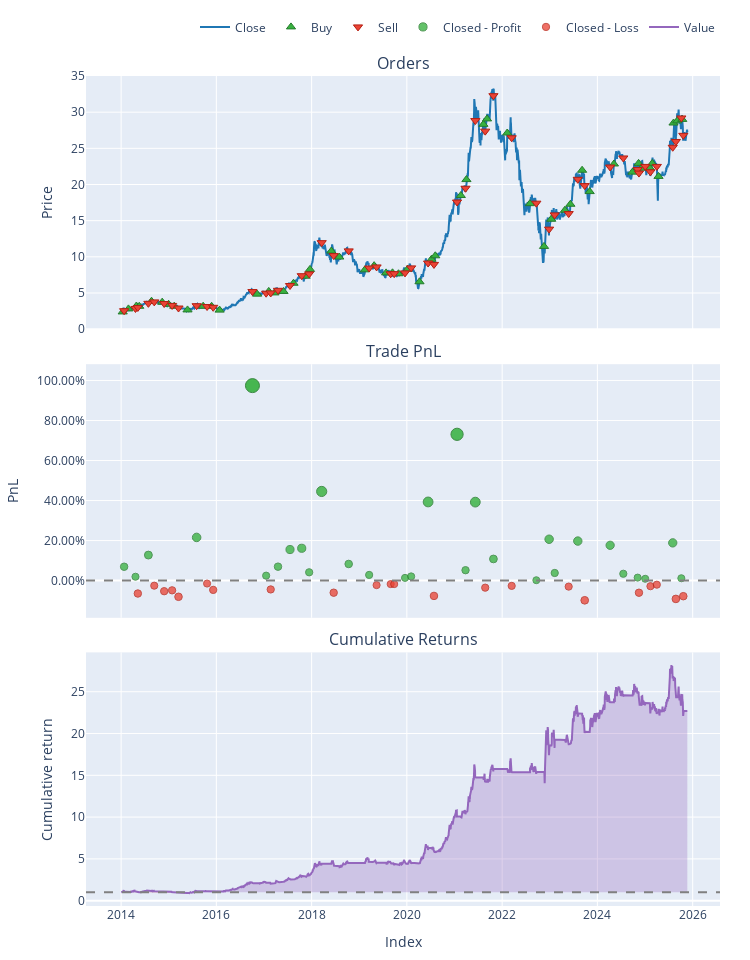

Write notebook code for a chart like this one.
### Code cell
pf[(6, 2.3, 'HPG')].plot(settings=dict(bm_returns=False)).show()

### Figure 1 — Plotly figure (JSON) as saved in the notebook; plotly's stock layout.template omitted (floating-point values rounded to 4 significant figures; data arrays with more than 128 entries replaced by an {"elided": "..."} marker saying what was removed)
{"data": [{"legendgroup": "0", "line": {"color": "#1f77b4"}, "mode": "lines", "name": "Close", "showlegend": true, "type": "scatter", "x": {"elided": "2965 str values"}, "xaxis": "x", "y": {"elided": "2965 float values"}, "yaxis": "y"}, {"customdata": {"elided": "52x9 mixed values"}, "hovertemplate": "<br>Order Id: %{customdata[0]}\n<br>Signal Index: %{customdata[1]}\n<br>Creation Index: %{customdata[2]}\n<br>Fill Index: %{customdata[3]}\n<br>Size: %{customdata[4]:,}\n<br>Price: %{customdata[5]:,}\n<br>Fees: %{customdata[6]:,}\n<br>Type: %{customdata[7]}\n<br>Stop Type: %{customdata[8]}", "legendgroup": "1", "marker": {"color": "#37B13F", "line": {"color": "rgb(38,123,44)", "width": 1}, "size": 8, "symbol": "triangle-up"}, "mode": "markers", "name": "Buy", "type": "scatter", "x": ["2014-01-13T00:00:00+00:00", "2014-02-26T00:00:00+00:00", "2014-04-28T00:00:00+00:00", "2014-05-20T00:00:00+00:00", "2014-08-22T00:00:00+00:00", "2014-11-12T00:00:00+00:00", "2014-12-31T00:00:00+00:00", "2015-02-12T00:00:00+00:00", "2015-05-25T00:00:00+00:00", "2015-09-22T00:00:00+00:00", "2015-11-26T00:00:00+00:00", "2016-01-26T00:00:00+00:00", "2016-11-09T00:00:00+00:00", "2017-02-06T00:00:00+00:00", "2017-03-22T00:00:00+00:00", "2017-05-30T00:00:00+00:00", "2017-08-15T00:00:00+00:00", "2017-11-16T00:00:00+00:00", "2017-12-19T00:00:00+00:00", "2018-06-01T00:00:00+00:00", "2018-08-01T00:00:00+00:00", "2019-02-13T00:00:00+00:00", "2019-04-25T00:00:00+00:00", "2019-07-26T00:00:00+00:00", "2019-09-13T00:00:00+00:00", "2019-10-29T00:00:00+00:00", "2020-01-06T00:00:00+00:00", "2020-04-07T00:00:00+00:00", "2020-07-08T00:00:00+00:00", "2020-08-06T00:00:00+00:00", "2021-02-18T00:00:00+00:00", "2021-04-02T00:00:00+00:00", "2021-08-10T00:00:00+00:00", "2021-09-07T00:00:00+00:00", "2022-02-09T00:00:00+00:00", "2022-08-02T00:00:00+00:00", "2022-11-18T00:00:00+00:00", "2023-01-12T00:00:00+00:00", "2023-04-27T00:00:00+00:00", "2023-06-08T00:00:00+00:00", "2023-09-06T00:00:00+00:00", "2023-11-03T00:00:00+00:00", "2024-05-07T00:00:00+00:00", "2024-09-26T00:00:00+00:00", "2024-11-12T00:00:00+00:00", "2024-12-04T00:00:00+00:00", "2025-02-05T00:00:00+00:00", "2025-02-25T00:00:00+00:00", "2025-04-14T00:00:00+00:00", "2025-08-07T00:00:00+00:00", "2025-09-05T00:00:00+00:00", "2025-10-13T00:00:00+00:00"], "xaxis": "x", "y": [2.38, 2.8, 3.2, 3.16, 3.86, 3.73, 3.44, 3.17, 2.66, 3.17, 3.16, 2.63, 4.84, 5.22, 5.01, 5.21, 6.35, 7.32, 8.26, 10.8, 9.97, 8.2, 8.78, 7.78, 7.79, 7.66, 8.28, 6.55, 9.67, 10.14, 18.48, 20.68, 28.32, 29.07, 27.12, 17.35, 11.44, 15.19, 16.44, 17.27, 21.97, 19.02, 22.84, 21.71, 22.92, 22.25, 22.33, 22.92, 21.12, 28.5, 28.8, 29.0], "yaxis": "y"}, {"customdata": {"elided": "52x9 mixed values"}, "hovertemplate": "<br>Order Id: %{customdata[0]}\n<br>Signal Index: %{customdata[1]}\n<br>Creation Index: %{customdata[2]}\n<br>Fill Index: %{customdata[3]}\n<br>Size: %{customdata[4]:,}\n<br>Price: %{customdata[5]:,}\n<br>Fees: %{customdata[6]:,}\n<br>Type: %{customdata[7]}\n<br>Stop Type: %{customdata[8]}", "legendgroup": "2", "marker": {"color": "#EA4335", "line": {"color": "rgb(181,31,18)", "width": 1}, "size": 8, "symbol": "triangle-down"}, "mode": "markers", "name": "Sell", "type": "scatter", "x": ["2014-01-24T00:00:00+00:00", "2014-04-21T00:00:00+00:00", "2014-05-09T00:00:00+00:00", "2014-07-29T00:00:00+00:00", "2014-09-12T00:00:00+00:00", "2014-11-27T00:00:00+00:00", "2015-01-27T00:00:00+00:00", "2015-03-17T00:00:00+00:00", "2015-08-03T00:00:00+00:00", "2015-10-22T00:00:00+00:00", "2015-12-08T00:00:00+00:00", "2016-10-04T00:00:00+00:00", "2017-01-17T00:00:00+00:00", "2017-02-21T00:00:00+00:00", "2017-04-18T00:00:00+00:00", "2017-07-19T00:00:00+00:00", "2017-10-17T00:00:00+00:00", "2017-12-13T00:00:00+00:00", "2018-03-19T00:00:00+00:00", "2018-06-19T00:00:00+00:00", "2018-10-12T00:00:00+00:00", "2019-03-18T00:00:00+00:00", "2019-05-14T00:00:00+00:00", "2019-08-30T00:00:00+00:00", "2019-09-26T00:00:00+00:00", "2019-12-18T00:00:00+00:00", "2020-02-03T00:00:00+00:00", "2020-06-12T00:00:00+00:00", "2020-07-27T00:00:00+00:00", "2021-01-20T00:00:00+00:00", "2021-03-26T00:00:00+00:00", "2021-06-09T00:00:00+00:00", "2021-08-24T00:00:00+00:00", "2021-10-26T00:00:00+00:00", "2022-03-15T00:00:00+00:00", "2022-09-20T00:00:00+00:00", "2022-12-27T00:00:00+00:00", "2023-02-08T00:00:00+00:00", "2023-05-26T00:00:00+00:00", "2023-08-04T00:00:00+00:00", "2023-09-26T00:00:00+00:00", "2024-04-08T00:00:00+00:00", "2024-07-18T00:00:00+00:00", "2024-11-05T00:00:00+00:00", "2024-11-15T00:00:00+00:00", "2025-01-02T00:00:00+00:00", "2025-02-11T00:00:00+00:00", "2025-04-01T00:00:00+00:00", "2025-08-01T00:00:00+00:00", "2025-08-25T00:00:00+00:00", "2025-10-06T00:00:00+00:00", "2025-10-21T00:00:00+00:00"], "xaxis": "x", "y": [2.55, 2.86, 3.0, 3.57, 3.77, 3.54, 3.28, 2.92, 3.24, 3.13, 3.02, 5.2, 4.97, 5.0, 5.37, 6.03, 7.39, 7.64, 11.96, 10.17, 10.82, 8.45, 8.6, 7.66, 7.67, 7.78, 8.47, 9.14, 8.95, 17.58, 19.48, 28.84, 27.38, 32.28, 26.46, 17.42, 13.83, 15.8, 15.98, 20.72, 19.85, 22.42, 23.67, 22.08, 21.58, 22.5, 21.75, 22.5, 25.15, 25.95, 29.2, 26.8], "yaxis": "y"}, {"customdata": {"elided": "30x5 mixed values"}, "hovertemplate": "<br>Exit Trade Id: %{customdata[0]}\n<br>Position Id: %{customdata[1]}\n<br>Exit Index: %{customdata[2]}\n<br>PnL: %{customdata[3]:,}\n<br>Return: %{customdata[4]:,%}", "legendgroup": "3", "marker": {"color": "#37B13F", "line": {"color": "rgb(38,123,44)", "width": 1}, "opacity": [0.7604, 0.7527, 0.7694, 0.783, 0.9, 0.7535, 0.7605, 0.7736, 0.7746, 0.7561, 0.8184, 0.7625, 0.7541, 0.7518, 0.7529, 0.8103, 0.8625, 0.7577, 0.8102, 0.7664, 0.75, 0.7816, 0.7556, 0.7802, 0.7769, 0.755, 0.752, 0.7511, 0.7788, 0.7515], "size": [7.485, 7.125, 7.904, 8.539, 14.0, 7.164, 7.488, 8.103, 8.149, 7.285, 10.19, 7.584, 7.19, 7.084, 7.136, 9.815, 12.25, 7.36, 9.809, 7.765, 7.0, 8.474, 7.26, 8.408, 8.257, 7.232, 7.094, 7.052, 8.344, 7.071], "symbol": "circle"}, "mode": "markers", "name": "Closed - Profit", "type": "scatter", "x": ["2014-01-24T00:00:00+00:00", "2014-04-21T00:00:00+00:00", "2014-07-29T00:00:00+00:00", "2015-08-03T00:00:00+00:00", "2016-10-04T00:00:00+00:00", "2017-01-17T00:00:00+00:00", "2017-04-18T00:00:00+00:00", "2017-07-19T00:00:00+00:00", "2017-10-17T00:00:00+00:00", "2017-12-13T00:00:00+00:00", "2018-03-19T00:00:00+00:00", "2018-10-12T00:00:00+00:00", "2019-03-18T00:00:00+00:00", "2019-12-18T00:00:00+00:00", "2020-02-03T00:00:00+00:00", "2020-06-12T00:00:00+00:00", "2021-01-20T00:00:00+00:00", "2021-03-26T00:00:00+00:00", "2021-06-09T00:00:00+00:00", "2021-10-26T00:00:00+00:00", "2022-09-20T00:00:00+00:00", "2022-12-27T00:00:00+00:00", "2023-02-08T00:00:00+00:00", "2023-08-04T00:00:00+00:00", "2024-04-08T00:00:00+00:00", "2024-07-18T00:00:00+00:00", "2024-11-05T00:00:00+00:00", "2025-01-02T00:00:00+00:00", "2025-08-01T00:00:00+00:00", "2025-10-06T00:00:00+00:00"], "xaxis": "x2", "y": [0.06936, 0.01941, 0.1276, 0.2158, 0.9742, 0.02483, 0.06978, 0.1552, 0.1616, 0.04167, 0.4455, 0.08317, 0.02846, 0.01365, 0.02092, 0.393, 0.731, 0.05206, 0.3922, 0.1083, 0.002031, 0.2067, 0.03812, 0.1976, 0.1766, 0.0343, 0.01503, 0.009225, 0.1886, 0.01188], "yaxis": "y2"}, {"customdata": [["2", "2", "2014-05-09 00:00:00+00:00", -7.017, -0.06444], ["4", "4", "2014-09-12 00:00:00+00:00", -2.905, -0.02529], ["5", "5", "2014-11-27 00:00:00+00:00", -5.922, -0.05289], ["6", "6", "2015-01-27 00:00:00+00:00", -5.14, -0.04847], ["7", "7", "2015-03-17 00:00:00+00:00", -8.153, -0.08079], ["9", "9", "2015-10-22 00:00:00+00:00", -1.647, -0.01461], ["10", "10", "2015-12-08 00:00:00+00:00", -5.141, -0.04626], ["13", "13", "2017-02-21 00:00:00+00:00", -9.453, -0.0441], ["19", "19", "2018-06-19 00:00:00+00:00", -26.68, -0.06028], ["22", "22", "2019-05-14 00:00:00+00:00", -10.42, -0.02248], ["23", "23", "2019-08-30 00:00:00+00:00", -7.885, -0.01741], ["24", "24", "2019-09-26 00:00:00+00:00", -7.739, -0.01739], ["28", "28", "2020-07-27 00:00:00+00:00", -48.14, -0.07638], ["32", "32", "2021-08-24 00:00:00+00:00", -51.85, -0.03516], ["34", "34", "2022-03-15 00:00:00+00:00", -41.49, -0.02631], ["38", "38", "2023-05-26 00:00:00+00:00", -57.72, -0.02995], ["40", "40", "2023-09-26 00:00:00+00:00", -220.3, -0.0984], ["44", "44", "2024-11-15 00:00:00+00:00", -150.6, -0.06041], ["46", "46", "2025-02-11 00:00:00+00:00", -66.06, -0.02795], ["47", "47", "2025-04-01 00:00:00+00:00", -46.66, -0.02031], ["49", "49", "2025-08-25 00:00:00+00:00", -244.5, -0.09138], ["51", "51", "2025-10-21 00:00:00+00:00", -191.3, -0.07779]], "hovertemplate": "<br>Exit Trade Id: %{customdata[0]}\n<br>Position Id: %{customdata[1]}\n<br>Exit Index: %{customdata[2]}\n<br>PnL: %{customdata[3]:,}\n<br>Return: %{customdata[4]:,%}", "legendgroup": "4", "marker": {"color": "#EA4335", "line": {"color": "rgb(181,31,18)", "width": 1}, "opacity": [0.7596, 0.7536, 0.7578, 0.7572, 0.7622, 0.7519, 0.7568, 0.7565, 0.759, 0.7532, 0.7524, 0.7524, 0.7615, 0.7551, 0.7537, 0.7543, 0.7649, 0.759, 0.754, 0.7528, 0.7638, 0.7617], "size": [7.449, 7.167, 7.366, 7.334, 7.567, 7.091, 7.318, 7.303, 7.419, 7.147, 7.111, 7.111, 7.535, 7.239, 7.175, 7.201, 7.694, 7.42, 7.187, 7.132, 7.643, 7.545], "symbol": "circle"}, "mode": "markers", "name": "Closed - Loss", "type": "scatter", "x": ["2014-05-09T00:00:00+00:00", "2014-09-12T00:00:00+00:00", "2014-11-27T00:00:00+00:00", "2015-01-27T00:00:00+00:00", "2015-03-17T00:00:00+00:00", "2015-10-22T00:00:00+00:00", "2015-12-08T00:00:00+00:00", "2017-02-21T00:00:00+00:00", "2018-06-19T00:00:00+00:00", "2019-05-14T00:00:00+00:00", "2019-08-30T00:00:00+00:00", "2019-09-26T00:00:00+00:00", "2020-07-27T00:00:00+00:00", "2021-08-24T00:00:00+00:00", "2022-03-15T00:00:00+00:00", "2023-05-26T00:00:00+00:00", "2023-09-26T00:00:00+00:00", "2024-11-15T00:00:00+00:00", "2025-02-11T00:00:00+00:00", "2025-04-01T00:00:00+00:00", "2025-08-25T00:00:00+00:00", "2025-10-21T00:00:00+00:00"], "xaxis": "x2", "y": [-0.06444, -0.02529, -0.05289, -0.04847, -0.08079, -0.01461, -0.04626, -0.0441, -0.06028, -0.02248, -0.01741, -0.01739, -0.07638, -0.03516, -0.02631, -0.02995, -0.0984, -0.06041, -0.02795, -0.02031, -0.09138, -0.07779], "yaxis": "y2"}, {"hoverinfo": "skip", "line": {"color": "rgba(0, 0, 0, 0)", "width": 0}, "mode": "lines", "opacity": 0, "showlegend": false, "type": "scatter", "x": {"elided": "2965 str values"}, "xaxis": "x3", "y": {"elided": "2965 int values"}, "yaxis": "y3"}, {"connectgaps": false, "fill": "tonexty", "fillcolor": "rgba(148,103,189,0.3000)", "hoverinfo": "skip", "line": {"color": "rgba(0, 0, 0, 0)", "width": 0}, "mode": "lines", "opacity": 0, "showlegend": false, "type": "scatter", "x": {"elided": "2965 str values"}, "xaxis": "x3", "y": {"elided": "2965 float values"}, "yaxis": "y3"}, {"hoverinfo": "skip", "line": {"color": "rgba(0, 0, 0, 0)", "width": 0}, "mode": "lines", "opacity": 0, "showlegend": false, "type": "scatter", "x": {"elided": "2965 str values"}, "xaxis": "x3", "y": {"elided": "2965 int values"}, "yaxis": "y3"}, {"connectgaps": false, "fill": "tonexty", "fillcolor": "rgba(220,57,18,0.3000)", "hoverinfo": "skip", "line": {"color": "rgba(0, 0, 0, 0)", "width": 0}, "mode": "lines", "opacity": 0, "showlegend": false, "type": "scatter", "x": {"elided": "2965 str values"}, "xaxis": "x3", "y": {"elided": "2965 float values"}, "yaxis": "y3"}, {"legendgroup": "5", "line": {"color": "#9467bd"}, "mode": "lines", "name": "Value", "showlegend": true, "type": "scatter", "x": {"elided": "2965 str values"}, "xaxis": "x3", "y": {"elided": "2965 float values"}, "yaxis": "y3"}, {"hoverinfo": "skip", "line": {"color": "rgba(0, 0, 0, 0)", "width": 0}, "mode": "lines", "opacity": 0, "showlegend": false, "type": "scatter", "x": {"elided": "2965 str values"}, "xaxis": "x3", "y": {"elided": "2965 int values"}, "yaxis": "y3"}], "layout": {"annotations": [{"font": {"size": 16}, "showarrow": false, "text": "Orders", "x": 0.5, "xanchor": "center", "xref": "paper", "y": 1, "yanchor": "bottom", "yref": "paper"}, {"font": {"size": 16}, "showarrow": false, "text": "Trade PnL", "x": 0.5, "xanchor": "center", "xref": "paper", "y": 0.6528, "yanchor": "bottom", "yref": "paper"}, {"font": {"size": 16}, "showarrow": false, "text": "Cumulative Returns", "x": 0.5, "xanchor": "center", "xref": "paper", "y": 0.3056, "yanchor": "bottom", "yref": "paper"}], "height": 960, "legend": {"orientation": "h", "traceorder": "normal", "x": 1, "xanchor": "right", "y": 1.042, "yanchor": "bottom"}, "margin": {"b": 30, "l": 30, "r": 30, "t": 30}, "shapes": [{"line": {"color": "gray", "dash": "dash"}, "type": "line", "x0": 0, "x1": 1, "xref": "paper", "y0": 0, "y1": 0, "yref": "y2"}, {"line": {"color": "gray", "dash": "dash"}, "type": "line", "x0": 0, "x1": 1, "xref": "paper", "y0": 1, "y1": 1, "yref": "y3"}], "showlegend": true, "width": 750, "xaxis": {"anchor": "y", "domain": [0, 1], "matches": "x3", "showticklabels": false, "title": {}}, "xaxis2": {"anchor": "y2", "domain": [0, 1], "matches": "x3", "showticklabels": false, "title": {}}, "xaxis3": {"anchor": "y3", "domain": [0, 1], "title": {"text": "Index"}}, "yaxis": {"anchor": "x", "domain": [0.6944, 1], "title": {"text": "Price"}}, "yaxis2": {"anchor": "x2", "domain": [0.3472, 0.6528], "tickformat": ".2%", "title": {"text": "PnL"}}, "yaxis3": {"anchor": "x3", "domain": [0, 0.3056], "title": {"text": "Cumulative return"}}}}
